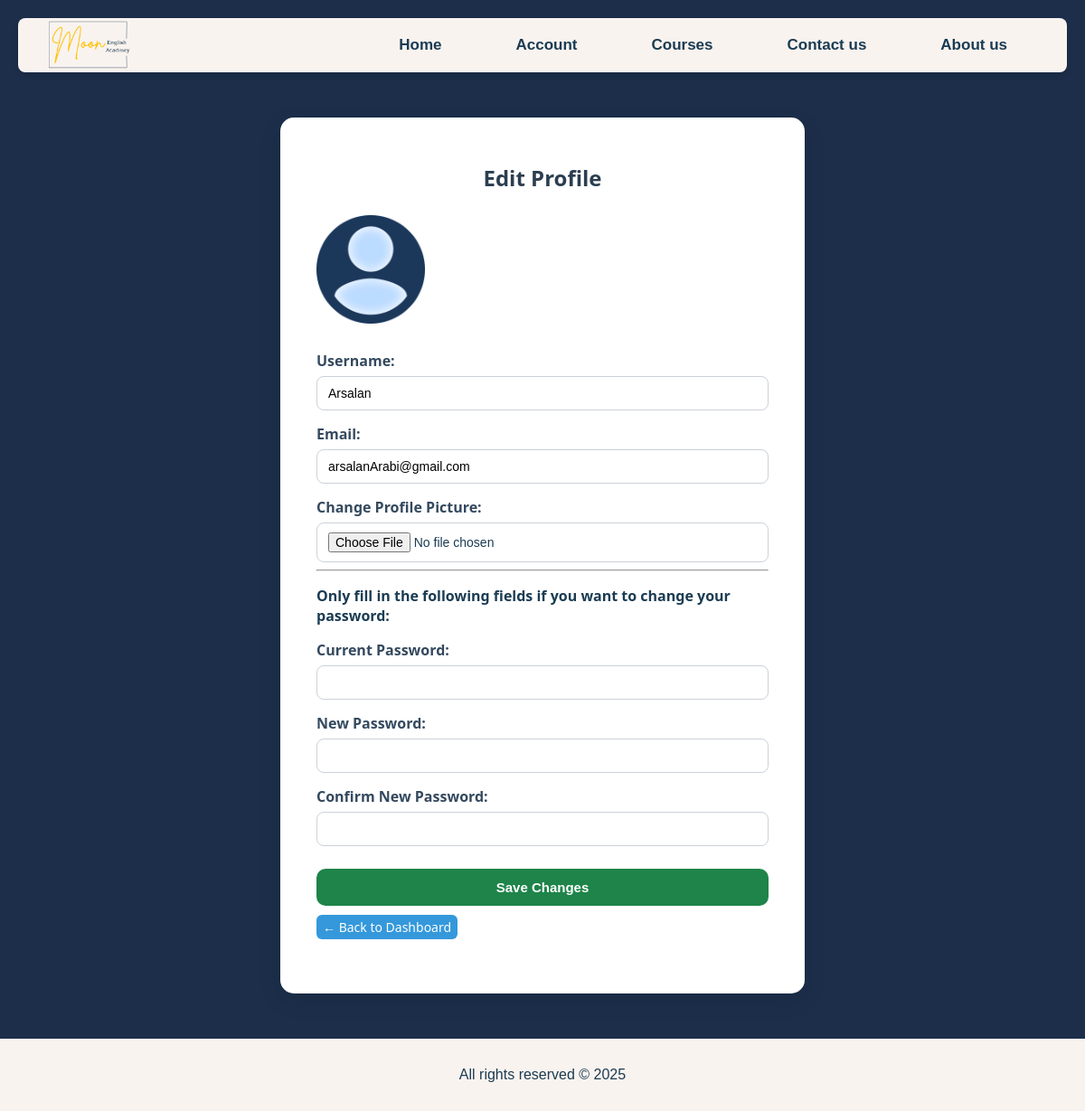
The page /edit_profile/ (signed in) on the database its author committed.
### main/models.py (models this page shows)
class CustomUser(AbstractUser):
    user_type = models.CharField(max_length=10, choices=USER_TYPE_CHOICES)
    level = models.CharField(max_length=30, choices=ENGLISH_LEVELS, blank=True, null=True)
    profile_image = models.ImageField(upload_to='profile_pics/', default='profile_pics/default.png', blank=True)
    rating = models.FloatField(default=0.0)
    def is_student(self):
        return self.user_type == 'student'
    def is_teacher(self):
        return self.user_type == 'teacher'

### main/views.py (the view, shortened to what this page needs)
# urls.py: path('edit_profile/', views.edit_profile, name='edit_profile'),
@login_required
def edit_profile(request):
    user = request.user
    return render(request, 'edit_profile.html')

### templates/edit_profile.html (shortened to what this page needs)
{% extends 'base.html' %}
{% load static %}
{% block extra_css %}
    <link rel="stylesheet" href="{% static 'css/edit_profile.css' %}">
{% endblock %}
{% block content %}
<div class="edit-profile-container">
    <h2>Edit Profile</h2>
    {% if user.profile_image %}
        <img src="{{ user.profile_image.url }}" alt="Profile Image" width="120" height="120" style="border-radius: 10px; margin-bottom: 10px;">
    {% endif %}
    <form method="post" enctype="multipart/form-data">
        <label for="username">Username:</label>
        <input type="text" name="username" value="{{ request.user.username }}" required>
        <label for="email">Email:</label>
        <input type="email" name="email" value="{{ request.user.email }}" required>
        <label for="profile_picture">Change Profile Picture:</label>
        <input type="file" name="profile_picture" accept="image/*">
        <hr>
        <p><strong>Only fill in the following fields if you want to change your password:</strong></p>
        <label for="current_password">Current Password:</label>
        <input type="password" name="current_password">
        <label for="new_password">New Password:</label>
        <input type="password" name="new_password">
        <label for="confirm_password">Confirm New Password:</label>
        <input type="password" name="confirm_password">
        <button type="submit">Save Changes</button>
        {% if user.is_teacher %}
    <a href="{% url 'teacher_dashboard' %}" class="back-button">← Back to Dashboard</a>
{% elif user.is_student %}
    <a href="{% url 'student_dashboard' %}" class="back-button">← Back to Dashboard</a>
{% endif %}
    </form>
</div>
{% endblock %}

### static/css/style.css (style rules this page uses)
body { font-family: Arial, sans-serif; background-color: #1c2e4a; color: #1B3C53; margin: 0; padding: 0; direction: ltr; text-align: left; position: relative; }

### static/css/edit_profile.css (style rules this page uses)
.edit-profile-container { max-width: 500px; margin: 50px auto; padding: 30px 40px; background-color: #ffffff; border-radius: 15px; box-shadow: 0 8px 25px rgba(0, 0, 0, 0.1); font-family: 'Segoe UI', Tahoma, Geneva, Verdana, sans-serif; }
.edit-profile-container h2 { text-align: center; margin-bottom: 25px; color: #2c3e50; }
form label { display: block; margin-top: 15px; margin-bottom: 6px; color: #34495e; font-weight: 600; }
form input[type="text"], form input[type="email"], form input[type="password"], form input[type="file"] { width: 100%; padding: 10px 12px; border: 1px solid #ccd1d9; border-radius: 8px; box-sizing: border-box; transition: 0.3s ease; font-size: 14px; }
button[type="submit"] { margin-top: 25px; width: 100%; background-color: #1e8449; color: white; padding: 12px; border: none; border-radius: 10px; font-size: 15px; font-weight: bold; cursor: pointer; transition: background-color 0.3s ease; }
.back-button { display: inline-block; margin-bottom: 30px; padding: 4px 7px; background-color: #3498db; color: white; border-radius: 6px; text-decoration: none; font-size: 14px; margin-top: 10px; transition: background-color 0.3s ease; }

### rows shown on the page
CustomUser: profile_image (placeholder picture), username "Arsalan", email "arsalanArabi@gmail.com"
